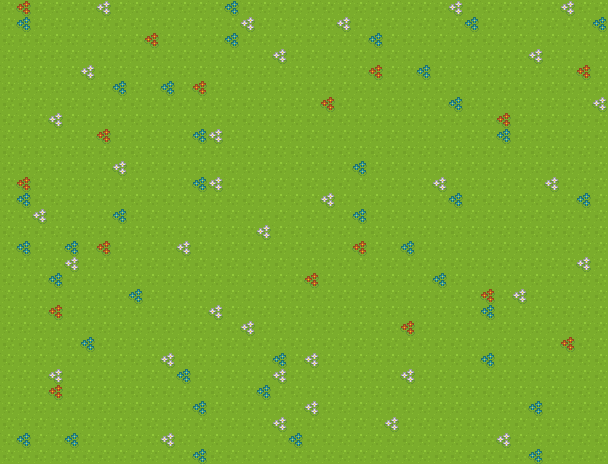

Tiled map render using the project's own tile images. Description and the whole map definition, tile-layer contents included, below:
An orthogonal 38x29 tile map with 16x16 px tiles, 1 tile layer (Calque de Tuiles 1).

<map version="1.10" tiledversion="1.10.1" orientation="orthogonal" renderorder="right-down" width="38" height="29" tilewidth="16" tileheight="16" infinite="0" nextlayerid="2" nextobjectid="1">
 <tileset firstgid="1" name="tileset" tilewidth="16" tileheight="16" spacing="1" tilecount="1767" columns="57">
  <image source="tileset.png" width="968" height="526" />
 </tileset>
 <layer id="1" name="Calque de Tuiles 1" width="38" height="29">
  <data encoding="csv">
916,403,916,916,916,916,574,916,916,916,916,916,916,916,745,916,916,916,916,916,916,916,916,916,916,916,916,916,574,916,916,916,916,916,916,574,916,916,
916,745,916,916,916,916,916,916,916,916,916,916,916,916,916,574,916,916,916,916,916,574,916,916,916,916,916,916,916,745,916,916,916,916,916,916,916,745,
916,916,916,916,916,916,916,916,916,403,916,916,916,916,745,916,916,916,916,916,916,916,916,745,916,916,916,916,916,916,916,916,916,916,916,916,916,916,
916,916,916,916,916,916,916,916,916,916,916,916,916,916,916,916,916,574,916,916,916,916,916,916,916,916,916,916,916,916,916,916,916,574,916,916,916,916,
916,916,916,916,916,574,916,916,916,916,916,916,916,916,916,916,916,916,916,916,916,916,916,403,916,916,745,916,916,916,916,916,916,916,916,916,403,916,
916,916,916,916,916,916,916,745,916,916,745,916,403,916,916,916,916,916,916,916,916,916,916,916,916,916,916,916,916,916,916,916,916,916,916,916,916,916,
916,916,916,916,916,916,916,916,916,916,916,916,916,916,916,916,916,916,916,916,403,916,916,916,916,916,916,916,745,916,916,916,916,916,916,916,916,574,
916,916,916,574,916,916,916,916,916,916,916,916,916,916,916,916,916,916,916,916,916,916,916,916,916,916,916,916,916,916,916,403,916,916,916,916,916,916,
916,916,916,916,916,916,403,916,916,916,916,916,745,574,916,916,916,916,916,916,916,916,916,916,916,916,916,916,916,916,916,745,916,916,916,916,916,916,
916,916,916,916,916,916,916,916,916,916,916,916,916,916,916,916,916,916,916,916,916,916,916,916,916,916,916,916,916,916,916,916,916,916,916,916,916,916,
916,916,916,916,916,916,916,574,916,916,916,916,916,916,916,916,916,916,916,916,916,916,745,916,916,916,916,916,916,916,916,916,916,916,916,916,916,916,
916,403,916,916,916,916,916,916,916,916,916,916,745,574,916,916,916,916,916,916,916,916,916,916,916,916,916,574,916,916,916,916,916,916,574,916,916,916,
916,745,916,916,916,916,916,916,916,916,916,916,916,916,916,916,916,916,916,916,574,916,916,916,916,916,916,916,745,916,916,916,916,916,916,916,745,916,
916,916,574,916,916,916,916,745,916,916,916,916,916,916,916,916,916,916,916,916,916,916,745,916,916,916,916,916,916,916,916,916,916,916,916,916,916,916,
916,916,916,916,916,916,916,916,916,916,916,916,916,916,916,916,574,916,916,916,916,916,916,916,916,916,916,916,916,916,916,916,916,916,916,916,916,916,
916,745,916,916,745,916,403,916,916,916,916,574,916,916,916,916,916,916,916,916,916,916,403,916,916,745,916,916,916,916,916,916,916,916,916,916,916,916,
916,916,916,916,574,916,916,916,916,916,916,916,916,916,916,916,916,916,916,916,916,916,916,916,916,916,916,916,916,916,916,916,916,916,916,916,574,916,
916,916,916,745,916,916,916,916,916,916,916,916,916,916,916,916,916,916,916,403,916,916,916,916,916,916,916,745,916,916,916,916,916,916,916,916,916,916,
916,916,916,916,916,916,916,916,745,916,916,916,916,916,916,916,916,916,916,916,916,916,916,916,916,916,916,916,916,916,403,916,574,916,916,916,916,916,
916,916,916,403,916,916,916,916,916,916,916,916,916,574,916,916,916,916,916,916,916,916,916,916,916,916,916,916,916,916,745,916,916,916,916,916,916,916,
916,916,916,916,916,916,916,916,916,916,916,916,916,916,916,574,916,916,916,916,916,916,916,916,916,403,916,916,916,916,916,916,916,916,916,916,916,916,
916,916,916,916,916,745,916,916,916,916,916,916,916,916,916,916,916,916,916,916,916,916,916,916,916,916,916,916,916,916,916,916,916,916,916,403,916,916,
916,916,916,916,916,916,916,916,916,916,574,916,916,916,916,916,916,745,916,574,916,916,916,916,916,916,916,916,916,916,745,916,916,916,916,916,916,916,
916,916,916,574,916,916,916,916,916,916,916,745,916,916,916,916,916,574,916,916,916,916,916,916,916,574,916,916,916,916,916,916,916,916,916,916,916,916,
916,916,916,403,916,916,916,916,916,916,916,916,916,916,916,916,745,916,916,916,916,916,916,916,916,916,916,916,916,916,916,916,916,916,916,916,916,916,
916,916,916,916,916,916,916,916,916,916,916,916,745,916,916,916,916,916,916,574,916,916,916,916,916,916,916,916,916,916,916,916,916,745,916,916,916,916,
916,916,916,916,916,916,916,916,916,916,916,916,916,916,916,916,916,574,916,916,916,916,916,916,574,916,916,916,916,916,916,916,916,916,916,916,916,916,
916,745,916,916,745,916,916,916,916,916,574,916,916,916,916,916,916,916,745,916,916,916,916,916,916,916,916,916,916,916,916,574,916,916,916,916,916,916,
916,916,916,916,916,916,916,916,916,916,916,916,745,916,916,916,916,916,916,916,916,916,916,916,916,916,916,916,916,916,916,916,916,745,916,916,916,916
</data>
 </layer>
</map>
